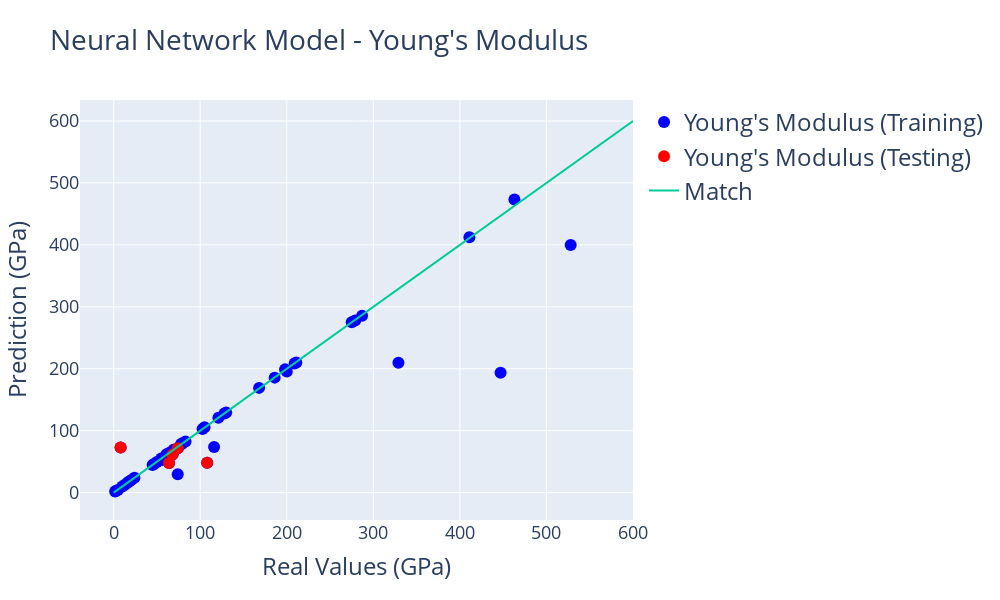

The cell this chart's notebook holds for it:
### Markdown cell above
### 4. Plotting

The easiest way to see if the model did a good job estimating the Young's Modulus for the Elements is through a plot comparing Real Values with their Predictions. We will use [Plotly](https://plot.ly/python/) to create a plot like that. We covered how to plot in Plotly in the first tutorial of this tool. For values in this plot, the line (x = y) indicates a perfect match and would be the desirable result for the points. As you analyze the plot, you can hover on the points to see the data we obtained in the cell above.

### Code cell
import plotly
import plotly.graph_objs as go
from plotly.offline import iplot

plotly.offline.init_notebook_mode(connected=True)

layout0= go.Layout(title=go.layout.Title(text="Neural Network Model - Young's Modulus", font=dict(size=28)), hovermode= 'closest', width = 1000, height=600, showlegend=True,  # Hovermode establishes the way the labels that appear when you hover are arranged # Establishing a square plot width=height
    xaxis= dict(title=go.layout.xaxis.Title(text='Real Values (GPa)', font=dict(size=24)), zeroline= False, gridwidth= 1, tickfont=dict(size=18)), # Axis Titles. Removing the X-axis Mark. Adding a Grid
    yaxis= dict(title=go.layout.yaxis.Title(text='Prediction (GPa)', font=dict(size=24)), zeroline= False, gridwidth= 1, tickfont=dict(size=18)), # Axis Titles. Removing the Y-axis Mark. Adding a Grid
    legend=dict(font=dict(size=24))) # Adding a legend

trace0 = go.Scatter(x = all_labels, y = predictions, mode = 'markers', marker= dict(size= 12, color= 'blue'), text= elements, name = 'Young\'s Modulus (Training)')
trace1 = go.Scatter(x = test_labels, y = test_predictions, mode = 'markers', marker= dict(size= 12, color= 'red'), text = labeled_elements, name = 'Young\'s Modulus (Testing)')
trace2 = go.Scatter(x = [0,600], y = [0,600], mode = 'lines', name = "Match") # This trace is the line X = Y which would indicate that the Prediction equals the real value

data = [trace0, trace1, trace2]
fig= go.Figure(data, layout=layout0)
iplot(fig)

### Figure 1 — Plotly figure (JSON) as saved in the notebook; plotly's stock layout.template omitted (floating-point values rounded to 4 significant figures)
{"data": [{"marker": {"color": "blue", "size": 12}, "mode": "markers", "name": "Young's Modulus (Training)", "text": ["Ag", "Al", "Au", "Cu", "Ir", "Ni", "Pb", "Pd", "Pt", "Rh", "Th", "Yb", "Si", "Ge", "Ba", "Cr", "Cs", "Eu", "Fe", "Li", "Mn", "Mo", "Na", "Nb", "Rb", "Ta", "V", "W", "Be", "Ca", "Cd", "Co", "Dy", "Er", "Gd", "Hf", "Ho", "Lu", "Mg", "Re", "Ru", "Sc", "Tb", "Ti", "Tl", "Tm", "Y", "Zn", "Zr"], "type": "scatter", "x": [83, 70, 78, 130, 528, 200, 16, 121, 168, 275, 79, 24, 47, 102.7, 13, 279, 1.7, 18, 211, 4.9, 198, 329, 10, 105, 2.4, 186, 128, 411, 287, 20, 50, 209, 61, 70, 55, 78, 65, 69, 45, 463, 447, 74, 56, 116, 8, 74, 64, 108, 68], "y": [82.57, 69.3, 77.89, 129.2, 399.7, 195.6, 16.01, 120.8, 169.1, 274.9, 79.27, 23.9, 46.61, 102.6, 12.8, 278.0, 1.78, 17.9, 210.0, 4.067, 199.0, 209.6, 9.705, 105.7, 2.508, 185.6, 127.6, 412.4, 285.4, 19.85, 49.56, 208.6, 62.06, 67.2, 54.91, 78.23, 64.94, 69.0, 44.48, 473.2, 193.3, 29.52, 52.64, 73.7, 72.66, 71.61, 47.96, 48.27, 61.56]}, {"marker": {"color": "red", "size": 12}, "mode": "markers", "name": "Young's Modulus (Testing)", "text": ["Tl", "Tm", "Y", "Zn", "Zr"], "type": "scatter", "x": [8, 74, 64, 108, 68], "y": [72.66, 71.61, 47.96, 48.27, 61.56]}, {"mode": "lines", "name": "Match", "type": "scatter", "x": [0, 600], "y": [0, 600]}], "layout": {"height": 600, "hovermode": "closest", "legend": {"font": {"size": 24}}, "showlegend": true, "title": {"font": {"size": 28}, "text": "Neural Network Model - Young's Modulus"}, "width": 1000, "xaxis": {"gridwidth": 1, "tickfont": {"size": 18}, "title": {"font": {"size": 24}, "text": "Real Values (GPa)"}, "zeroline": false}, "yaxis": {"gridwidth": 1, "tickfont": {"size": 18}, "title": {"font": {"size": 24}, "text": "Prediction (GPa)"}, "zeroline": false}}}
